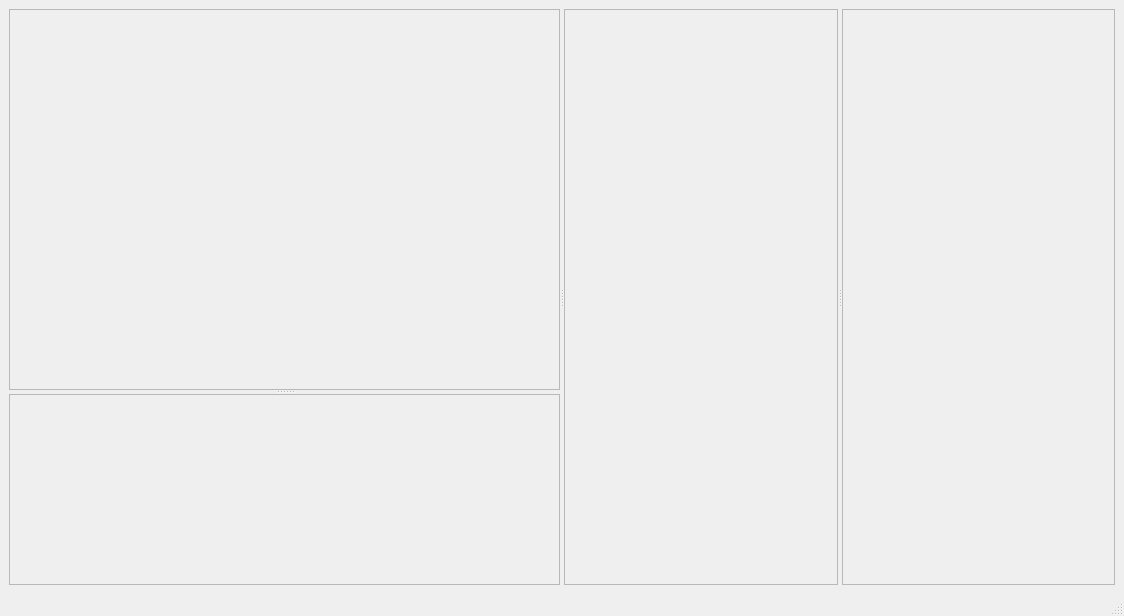
<?xml version="1.0" encoding="UTF-8"?>
<ui version="4.0">
 <class>MainWindow</class>
 <widget class="QMainWindow" name="MainWindow">
  <property name="geometry">
   <rect>
    <x>0</x>
    <y>0</y>
    <width>1124</width>
    <height>616</height>
   </rect>
  </property>
  <property name="windowTitle">
   <string>MainWindow</string>
  </property>
  <widget class="QWidget" name="centralwidget">
   <layout class="QVBoxLayout" name="verticalLayout">
    <item>
     <widget class="QSplitter" name="splitter_3">
      <property name="orientation">
       <enum>Qt::Horizontal</enum>
      </property>
      <widget class="QSplitter" name="splitter">
       <property name="sizePolicy">
        <sizepolicy hsizetype="Preferred" vsizetype="Expanding">
         <horstretch>1</horstretch>
         <verstretch>0</verstretch>
        </sizepolicy>
       </property>
       <property name="orientation">
        <enum>Qt::Vertical</enum>
       </property>
       <widget class="QFrame" name="fieldsFrame">
        <property name="sizePolicy">
         <sizepolicy hsizetype="Preferred" vsizetype="Preferred">
          <horstretch>0</horstretch>
          <verstretch>4</verstretch>
         </sizepolicy>
        </property>
        <property name="frameShape">
         <enum>QFrame::StyledPanel</enum>
        </property>
        <property name="frameShadow">
         <enum>QFrame::Raised</enum>
        </property>
       </widget>
       <widget class="QFrame" name="previewScrollArea">
        <property name="sizePolicy">
         <sizepolicy hsizetype="Preferred" vsizetype="Preferred">
          <horstretch>0</horstretch>
          <verstretch>2</verstretch>
         </sizepolicy>
        </property>
        <property name="frameShape">
         <enum>QFrame::StyledPanel</enum>
        </property>
        <property name="frameShadow">
         <enum>QFrame::Raised</enum>
        </property>
       </widget>
      </widget>
      <widget class="QSplitter" name="splitter_2">
       <property name="sizePolicy">
        <sizepolicy hsizetype="Expanding" vsizetype="Preferred">
         <horstretch>3</horstretch>
         <verstretch>0</verstretch>
        </sizepolicy>
       </property>
       <property name="orientation">
        <enum>Qt::Horizontal</enum>
       </property>
       <widget class="QFrame" name="hexFrame">
        <property name="sizePolicy">
         <sizepolicy hsizetype="Preferred" vsizetype="Preferred">
          <horstretch>2</horstretch>
          <verstretch>0</verstretch>
         </sizepolicy>
        </property>
        <property name="frameShape">
         <enum>QFrame::StyledPanel</enum>
        </property>
        <property name="frameShadow">
         <enum>QFrame::Raised</enum>
        </property>
       </widget>
       <widget class="QFrame" name="imagesFrame">
        <property name="sizePolicy">
         <sizepolicy hsizetype="Preferred" vsizetype="Preferred">
          <horstretch>2</horstretch>
          <verstretch>0</verstretch>
         </sizepolicy>
        </property>
        <property name="frameShape">
         <enum>QFrame::StyledPanel</enum>
        </property>
        <property name="frameShadow">
         <enum>QFrame::Raised</enum>
        </property>
       </widget>
      </widget>
     </widget>
    </item>
   </layout>
  </widget>
  <widget class="QMenuBar" name="menubar">
   <property name="geometry">
    <rect>
     <x>0</x>
     <y>0</y>
     <width>1124</width>
     <height>30</height>
    </rect>
   </property>
  </widget>
  <widget class="QStatusBar" name="statusbar"/>
 </widget>
 <resources/>
 <connections/>
</ui>
